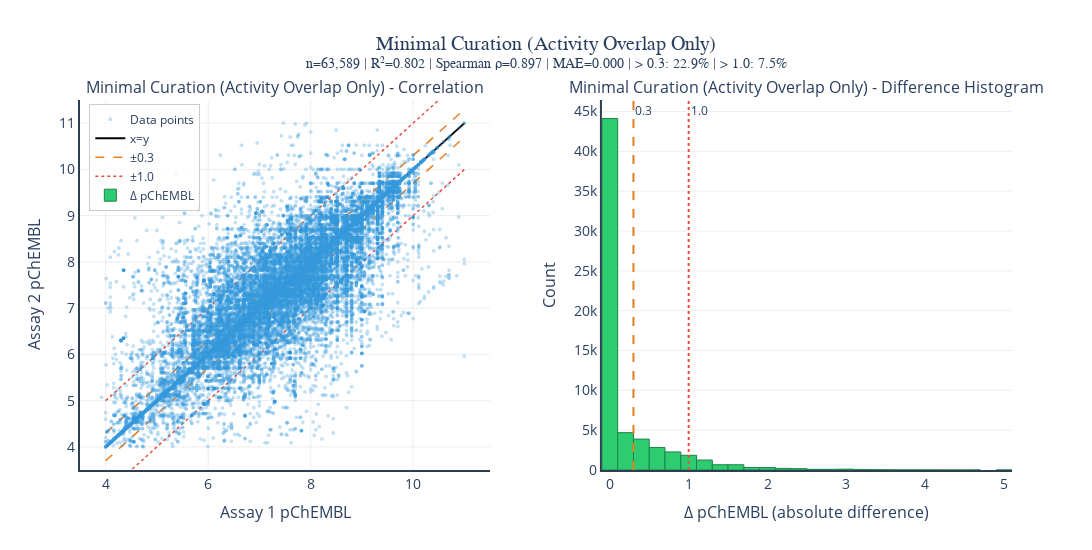

Notebook code cell kept with this figure:
### Code cell
# Generate agreement plot for Minimal Curation
if 'min' in overlap_data:
    fig_min_agreement = create_agreement_figure(
        overlap_data['min'],
        title="Minimal Curation (Activity Overlap Only)",
        output_basename="minimal_curation_agreement",
    )
    if fig_min_agreement:
        fig_min_agreement.show()
else:
    print("⚠ No minimal overlap data available")

### Figure 1 — Plotly figure (JSON) as saved in the notebook; plotly's stock layout.template omitted (floating-point values rounded to 4 significant figures; data arrays with more than 128 entries replaced by an {"elided": "..."} marker saying what was removed)
{"data": [{"hovertemplate": "Assay 1: %{x:.2f}<br>Assay 2: %{y:.2f}<extra></extra>", "marker": {"color": "#3498db", "opacity": 0.3, "size": 4}, "mode": "markers", "name": "Data points", "type": "scattergl", "x": {"elided": "63589 float values"}, "xaxis": "x", "y": {"elided": "63589 float values"}, "yaxis": "y"}, {"line": {"color": "black", "width": 2}, "mode": "lines", "name": "x=y", "showlegend": true, "type": "scatter", "x": [4, 11], "xaxis": "x", "y": [4, 11], "yaxis": "y"}, {"line": {"color": "#E67E22", "dash": "dash", "width": 1.5}, "mode": "lines", "name": "±0.3", "showlegend": true, "type": "scatter", "x": [4, 11], "xaxis": "x", "y": [3.7, 10.7], "yaxis": "y"}, {"line": {"color": "#E67E22", "dash": "dash", "width": 1.5}, "mode": "lines", "showlegend": false, "type": "scatter", "x": [4, 11], "xaxis": "x", "y": [4.3, 11.3], "yaxis": "y"}, {"line": {"color": "#E74C3C", "dash": "dot", "width": 1.5}, "mode": "lines", "name": "±1.0", "showlegend": true, "type": "scatter", "x": [4, 11], "xaxis": "x", "y": [3, 10], "yaxis": "y"}, {"line": {"color": "#E74C3C", "dash": "dot", "width": 1.5}, "mode": "lines", "showlegend": false, "type": "scatter", "x": [4, 11], "xaxis": "x", "y": [5, 12], "yaxis": "y"}, {"hovertemplate": "Δ: %{x:.2f}<br>Count: %{y}<extra></extra>", "marker": {"color": "#2ECC71", "line": {"color": "#1D8348", "width": 1}}, "name": "Δ pChEMBL", "nbinsx": 30, "type": "histogram", "x": {"elided": "63589 float values"}, "xaxis": "x2", "yaxis": "y2"}], "layout": {"annotations": [{"font": {"size": 16}, "showarrow": false, "text": "Minimal Curation (Activity Overlap Only) - Correlation", "x": 0.22, "xanchor": "center", "xref": "paper", "y": 1, "yanchor": "bottom", "yref": "paper"}, {"font": {"size": 16}, "showarrow": false, "text": "Minimal Curation (Activity Overlap Only) - Difference Histogram", "x": 0.78, "xanchor": "center", "xref": "paper", "y": 1, "yanchor": "bottom", "yref": "paper"}, {"showarrow": false, "text": "0.3", "x": 0.3, "xanchor": "left", "xref": "x2", "y": 1, "yanchor": "top", "yref": "y2 domain"}, {"showarrow": false, "text": "1.0", "x": 1, "xanchor": "left", "xref": "x2", "y": 1, "yanchor": "top", "yref": "y2 domain"}], "height": 550, "legend": {"bgcolor": "rgba(255,255,255,0.8)", "bordercolor": "#ccc", "borderwidth": 1, "x": 0.01, "y": 0.99}, "paper_bgcolor": "white", "plot_bgcolor": "white", "shapes": [{"line": {"color": "#E67E22", "dash": "dash", "width": 2}, "type": "line", "x0": 0.3, "x1": 0.3, "xref": "x2", "y0": 0, "y1": 1, "yref": "y2 domain"}, {"line": {"color": "#E74C3C", "dash": "dot", "width": 2}, "type": "line", "x0": 1, "x1": 1, "xref": "x2", "y0": 0, "y1": 1, "yref": "y2 domain"}], "showlegend": true, "title": {"font": {"family": "Arial", "size": 20}, "text": "Minimal Curation (Activity Overlap Only)<br><sup>n=63,589 | R²=0.802 | Spearman ρ=0.897 | MAE=0.000 | > 0.3: 22.9% | > 1.0: 7.5%</sup>", "x": 0.5, "xanchor": "center"}, "width": 1400, "xaxis": {"anchor": "y", "domain": [0, 0.44], "gridcolor": "rgba(200,200,200,0.3)", "linecolor": "#2C3E50", "linewidth": 2, "range": [3.5, 11.5], "showgrid": true, "tickfont": {"size": 14}, "title": {"font": {"size": 16}, "text": "Assay 1 pChEMBL"}}, "xaxis2": {"anchor": "y2", "domain": [0.56, 1], "linecolor": "#2C3E50", "linewidth": 2, "showgrid": false, "tickfont": {"size": 14}, "title": {"font": {"size": 16}, "text": "Δ pChEMBL (absolute difference)"}}, "yaxis": {"anchor": "x", "domain": [0, 1], "gridcolor": "rgba(200,200,200,0.3)", "linecolor": "#2C3E50", "linewidth": 2, "range": [3.5, 11.5], "showgrid": true, "tickfont": {"size": 14}, "title": {"font": {"size": 16}, "text": "Assay 2 pChEMBL"}}, "yaxis2": {"anchor": "x2", "domain": [0, 1], "gridcolor": "rgba(200,200,200,0.3)", "linecolor": "#2C3E50", "linewidth": 2, "showgrid": true, "tickfont": {"size": 14}, "title": {"font": {"size": 16}, "text": "Count"}}}}
